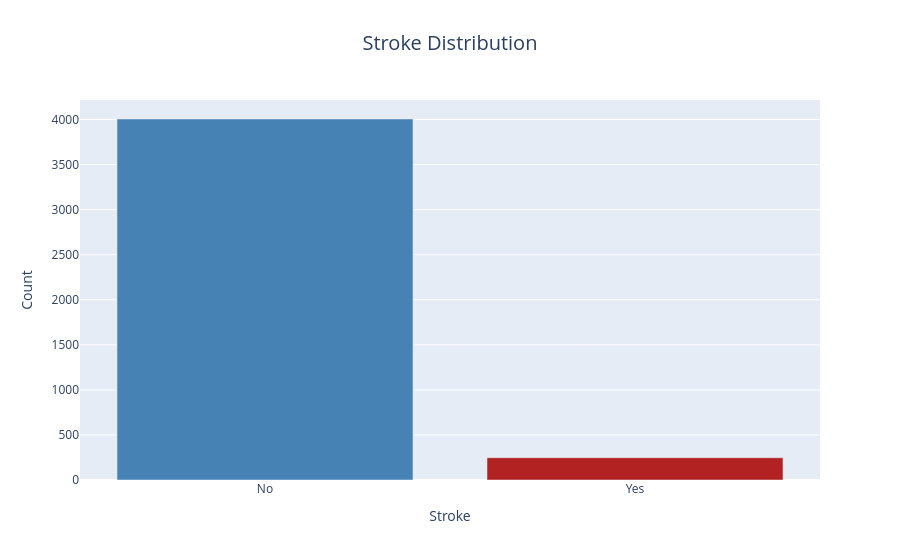

Here is the notebook cell this chart was saved with:
### Markdown cell above
### (i) Distribution of Stroke Outcomes
• ***Visualization Type:-*** Interactive Bar Chart(Plotly)  
• ***Purpose:-*** To analyze the overall distribution of stroke and non-stroke cases in the dataset.  
• ***Insight:-*** The chart shows a clear class imbalance,with non-stroke cases making up the majority of the dataset while stroke cases represent only a small fraction.

### Code cell
#Calculate the count of stroke and non-stroke cases
stroke_counts=df["Stroke"].value_counts().rename({0:"No",1:"Yes"}).reset_index()
#Rename columns
stroke_counts.columns=["Stroke","Count"]
#Create an interactive bar chart 
fig=px.bar(stroke_counts,x="Stroke",y="Count",title="Stroke Distribution",color="Stroke",color_discrete_map={"Yes":"#B22222","No":"#4682B4"})
#Center the chart title and increase space from plot
fig.update_layout(title=dict(x=0.5,font=dict(size=20),pad=dict(b=20)),showlegend=False)
#Display the visualization
fig.show()

### Figure 1 — Plotly figure (JSON) as saved in the notebook; plotly's stock layout.template omitted (floating-point values rounded to 4 significant figures)
{"data": [{"hovertemplate": "Stroke=%{x}<br>Count=%{y}<extra></extra>", "legendgroup": "No", "marker": {"color": "#4682B4", "pattern": {"shape": ""}}, "name": "No", "orientation": "v", "showlegend": true, "textposition": "auto", "type": "bar", "x": ["No"], "xaxis": "x", "y": [4006], "yaxis": "y"}, {"hovertemplate": "Stroke=%{x}<br>Count=%{y}<extra></extra>", "legendgroup": "Yes", "marker": {"color": "#B22222", "pattern": {"shape": ""}}, "name": "Yes", "orientation": "v", "showlegend": true, "textposition": "auto", "type": "bar", "x": ["Yes"], "xaxis": "x", "y": [247], "yaxis": "y"}], "layout": {"barmode": "relative", "legend": {"title": {"text": "Stroke"}, "tracegroupgap": 0}, "showlegend": false, "title": {"font": {"size": 20}, "pad": {"b": 20}, "text": "Stroke Distribution", "x": 0.5}, "xaxis": {"anchor": "y", "categoryarray": ["No", "Yes"], "categoryorder": "array", "domain": [0, 1], "title": {"text": "Stroke"}}, "yaxis": {"anchor": "x", "domain": [0, 1], "title": {"text": "Count"}}}}
